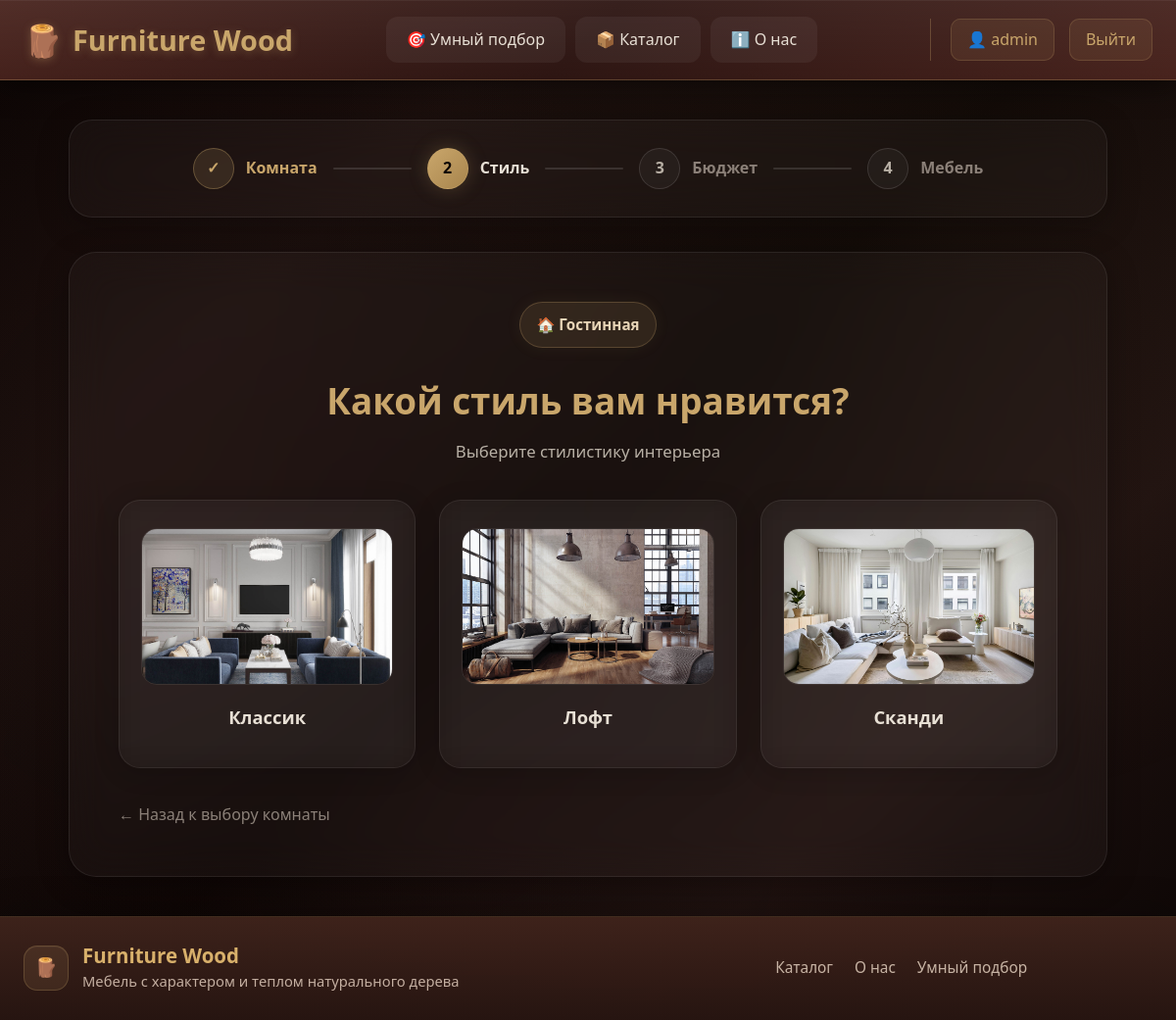
The page /catalog/smart/gostinnaya/ (signed in) on the database its author committed.
### accounts/models.py (models this page shows, shortened)
class User(AbstractUser):
    ROLE_CHOICES = [
        ('user', 'Пользователь'),
        ('admin', 'Администратор'),
    ]
    role = models.CharField(
        max_length=20,
        choices=ROLE_CHOICES,
        default='user',
        verbose_name="Роль"
    )
    phone = models.CharField(max_length=20, blank=True, verbose_name="Телефон")
    avatar = models.ImageField(upload_to='avatars/', blank=True, null=True, verbose_name="Аватар")
    class Meta:
        verbose_name = "Пользователь"
        verbose_name_plural = "Пользователи"

### catalog/models.py (models this page shows, shortened)
class RoomType(models.Model):
    name = models.CharField(max_length=100, verbose_name="Название")
    slug = models.SlugField(unique=True, verbose_name="URL")
    icon = models.CharField(max_length=50, default="🏠", verbose_name="Иконка")
    image = models.ImageField(upload_to='rooms/', blank=True, null=True, verbose_name="Изображение")
    description = models.TextField(blank=True, verbose_name="Описание")
    class Meta:
        verbose_name = "Тип комнаты"
        verbose_name_plural = "Типы комнат"
        ordering = ['name']

class Style(models.Model):
    name = models.CharField(max_length=100, verbose_name="Название")
    slug = models.SlugField(unique=True, verbose_name="URL")
    icon = models.CharField(max_length=50, default="🎨", verbose_name="Иконка")
    description = models.TextField(blank=True, verbose_name="Описание")
    image = models.ImageField(upload_to='styles/', blank=True, null=True, verbose_name="Изображение")
    class Meta:
        verbose_name = "Стиль"
        verbose_name_plural = "Стили"
        ordering = ['name']

### catalog/views.py (the view)
# urls.py: path('smart/<slug:room_slug>/', views.smart_select_style, name='smart_select_style'),
def smart_select_style(request, room_slug):
    room = get_object_or_404(RoomType, slug=room_slug)
    request.session['smart_select'] = {'room': room_slug}
    request.session.modified = True
    styles = Style.objects.all()
    return render(request, 'catalog/smart_select/step2_style.html', {
        'room': room,
        'styles': styles,
        'step': 2,
        'total_steps': 4
    })

### templates/catalog/smart_select/step2_style.html (shortened to what this page needs)
{% extends 'base.html' %}
{% block content %}
<div class="smart-select">
    <div class="progress-bar">
    <div class="progress-steps">
        <div class="progress-step completed">
                <span class="step-number">✓</span>
                <span class="step-name">Комната</span>
            </div>
        <div class="progress-line"></div>
        <div class="progress-step active">
            <span class="step-number">2</span>
            <span class="step-name">Стиль</span>
        </div>
        <div class="progress-line"></div>
        <div class="progress-step">
            <span class="step-number">3</span>
            <span class="step-name">Бюджет</span>
        </div>
        <div class="progress-line"></div>
        <div class="progress-step">
            <span class="step-number">4</span>
            <span class="step-name">Мебель</span>
        </div>
    </div>
    </div>
    <div class="step-content">
        <div class="selected-info">
            <span class="selected-badge">{{ room.icon }} {{ room.name }}</span>
        </div>
        <h1>Какой стиль вам нравится?</h1>
        <p class="step-subtitle">Выберите стилистику интерьера</p>
        <div class="options-grid">
            {% for style in styles %}
            <a href="{% url 'catalog:smart_select_budget' room.slug style.slug %}" class="option-card">
                {% if style.image %}
                <img src="{{ style.image.url }}" alt="{{ style.name }}" class="option-image">
                {% endif %}
                <div class="option-name">{{ style.name }}</div>
            </a>
            {% endfor %}
        </div>
        <a href="{% url 'catalog:smart_select_start' %}" class="back-link">← Назад к выбору комнаты</a>
    </div>
</div>
{% endblock %}

### templates/base.html (shortened to what this page needs)
{% load static %}
<!DOCTYPE html>
<html lang="ru">
<head>
    <link rel="stylesheet" href="{% static 'css/style.css' %}">
</head>
<body>
    <div class="site-wrapper">
        <header class="header">
            <div class="container">
                <div class="header-content">
                    <a href="{% url 'core:home' %}" class="logo">
                        <span class="logo-icon">🪵</span>
                        <span>Furniture Wood</span>
                    </a>
                    <nav class="nav">
                        <a href="{% url 'catalog:smart_select_start' %}" class="nav-link">🎯 Умный подбор</a>
                        <a href="{% url 'catalog:catalog' %}" class="nav-link">📦 Каталог</a>
                        <a href="{% url 'core:about' %}" class="nav-link">ℹ️ О нас</a>
                    </nav>
                    <div class="user-menu">
                        {% if user.is_authenticated %}
                            <a href="{% url 'accounts:profile' %}" class="user-link">
                                👤 {{ user.username }}
                            </a>
                            <a href="{% url 'accounts:logout' %}" class="user-link">Выйти</a>
                        {% else %}
                            <a href="{% url 'accounts:login' %}" class="user-link">Войти</a>
                            <a href="{% url 'accounts:register' %}" class="btn btn-primary btn-small">Регистрация</a>
                        {% endif %}
                    </div>
                </div>
            </div>
        </header>
        <main class="site-content">
            {% block content %}{% endblock %}
        </main>
        <footer class="site-footer">
            <div class="container">
                <div class="footer-inner">
                    <div class="footer-brand">
                        <div class="footer-logo">🪵</div>
                        <div class="footer-brand-text">
                            <div class="footer-title">Furniture Wood</div>
                            <div class="footer-subtitle">Мебель с характером и теплом натурального дерева</div>
                        </div>
                    </div>
                    <div class="footer-nav">
                        <a href="{% url 'catalog:catalog' %}">Каталог</a>
                        <a href="{% url 'core:about' %}">О нас</a>
                        <a href="{% url 'catalog:smart_select_start' %}">Умный подбор</a>
                    </div>
                </div>
            </div>
        </footer>
    </div>
</body>
</html>

### rows shown on the page
User: username "admin"
RoomType: icon "🏠", name "Гостинная"
Style: image (picture), name "Классик"
Style: image (picture), name "Лофт"
Style: image (picture), name "Сканди"
